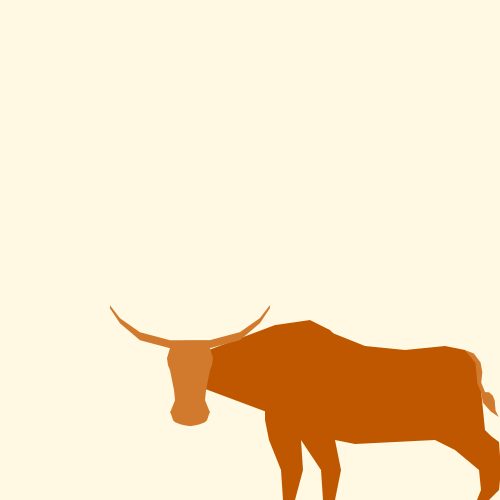
Frame 1 (no input)
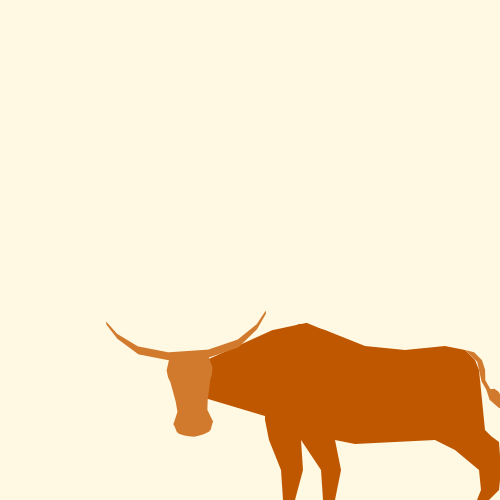
Frame 60 (the mouse pressed at the canvas centre just before this capture)
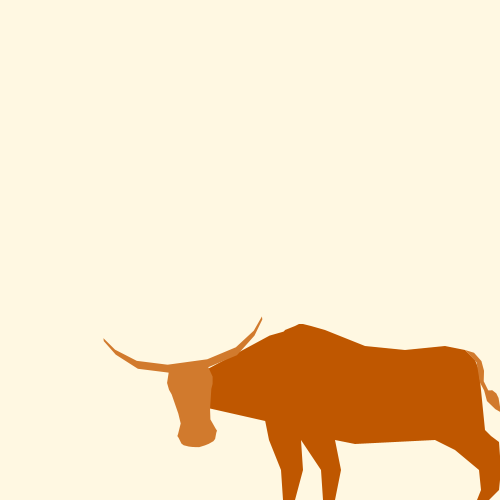
Frame 120 (the mouse held since frame 60 and released just before this capture)

The Processing sketch that drew these frames (run headless with seeded random() and noise(); from frame 60 on, the mouse is pressed at the canvas centre):

// Processing sketch: bevo
// ── bevo.pde
PShape bevo, head, neck, body, tail;

float neckangle, neckangleChange, tailangle, tailangleChange;

void setup()
{
  //Parent shape Bevo
  bevo = createShape(GROUP);
  
  //Head subshape
  head = createShape();
  head.beginShape();
  head.fill(209,122,45);
  head.noStroke();
  head.vertex(60,50);
  head.vertex(30,42);
  head.vertex(10,28);
  head.vertex(0,15);
  head.vertex(0,18);
  head.vertex(10,33);
  head.vertex(30,50);
  head.vertex(60,58);
  //bottom of left horn end
  head.vertex(57,68);
  head.vertex(58,75);
  head.vertex(60,80);
  //bottom of left upper head
  head.vertex(62,90);
  head.vertex(64,100);
  head.vertex(65,110);
  //bottom of left snout
  head.vertex(63,115);
  head.vertex(61,120);
  head.vertex(60,122);
  head.vertex(61,124);
  head.vertex(63,130);
  head.vertex(65,132);
  head.vertex(70,134);
  head.vertex(74,135);
  head.vertex(80,136);
  //bottom of nose
  head.vertex(86,135);
  head.vertex(90,134);
  head.vertex(95,132);
  head.vertex(97,130);
  head.vertex(99,124);
  head.vertex(100,122);
  head.vertex(99,120);
  head.vertex(97,115);
  //beginning right snout
  head.vertex(95,110);
  head.vertex(96,100);
  head.vertex(98,90);
  //beginning of right upper head
  head.vertex(100,80);
  head.vertex(102,75);
  head.vertex(103,68);
  //beginning right horn
  head.vertex(100,58);
  head.vertex(130,50);
  head.vertex(150,33);
  head.vertex(160,18);
  head.vertex(160,15);
  head.vertex(150,28);
  head.vertex(130,42);
  head.vertex(100,50);
  head.endShape(CLOSE);

  //Neck subshape
  neck = createShape();
  neck.beginShape();
  neck.fill(191,87,0);
  neck.noStroke();
  neck.vertex(0,0); //focal point for rotation
  neck.vertex(-10,-30);
  neck.vertex(-20,-40);
  neck.vertex(-40,-50);
  neck.vertex(-75,-45);
  neck.vertex(-155,-15);
  //end of top right corner of neck
  neck.vertex(-155,15);
  //cut-off or drop at head junction
  neck.vertex(-75,45);
  neck.vertex(-40,50);
  neck.vertex(-20,40);
  neck.vertex(-10,30);
  neck.endShape(CLOSE);
  
  //Body
  body = createShape();
  body.beginShape();
  body.fill(191,87,0);
  body.noStroke();
  body.vertex(60,54);
  body.vertex(70,40);
  body.vertex(75,38);
  body.vertex(77,37);
  body.vertex(79,37);
  body.vertex(83,38);
  body.vertex(90,40);
  body.vertex(110,48);
  body.vertex(130,50);
  body.vertex(150,48);
  body.vertex(160,50);
  body.vertex(165,55);
  body.vertex(167,60);
  body.vertex(170,90);
  body.vertex(173,93);
  body.vertex(177,96);
  body.vertex(178,110);
  body.vertex(177,120);
  body.vertex(172,125);
  body.vertex(166,125);
  body.vertex(168,120);
  body.vertex(167,110);
  body.vertex(155,100);
  body.vertex(145,95);
  body.vertex(105,97);
  body.vertex(95,95);
  body.vertex(98,110);
  body.vertex(95,125);
  body.vertex(89,125);
  body.vertex(88,110);
  body.vertex(78,95);
  body.vertex(79,110);
  body.vertex(75,125);
  body.vertex(69,125);
  body.vertex(68,110);
  body.vertex(62,95);
  body.vertex(60,85);
  body.endShape(CLOSE);
  
  //Tail
  tail = createShape();
  tail.beginShape();
  tail.fill(209,122,45);
  tail.noStroke();
  tail.vertex(8,5);
  tail.vertex(13,15);
  tail.vertex(13,25);
  tail.vertex(10,35);
  tail.vertex(12,45);
  tail.vertex(16,46);
  tail.vertex(19,50);
  tail.vertex(20,55);
  tail.vertex(19,65);
  tail.vertex(21,72);
  tail.vertex(14,65);
  tail.vertex(8,55);
  tail.vertex(8,44);
  tail.vertex(6,35);
  tail.vertex(8,15);
  tail.vertex(0,0);
  tail.endShape(CLOSE);

  //Canvas
  size(500,500);
  bevo.addChild(head);
  bevo.addChild(neck);
  bevo.addChild(body);
  bevo.addChild(tail);

  neckangle = 0;
  tailangle = 0;
  neckangleChange = 0.065;
  tailangleChange = 0.5;
}

void draw()
{
  neckangle -= neckangleChange;
  if (neckangle < -25 || neckangle > 0)
  {
    neckangleChange = -neckangleChange;
  }
  tailangle -= tailangleChange;
  if (tailangle < -10 || tailangle > 0)
  {
    tailangleChange = -tailangleChange;
  }
  background(255,248,226);
  pushMatrix();
  translate(145,250);
  scale(2,2);
  shape(bevo.getChild(2));
  popMatrix();
  //shape(bevo);
  pushMatrix();
  //scale(.75,.75);
  translate(350,370);
  rotate(radians(neckangle));
  shape(bevo.getChild(1));
  pushMatrix();
  translate(-240,-80);
  shape(bevo.getChild(0));
  popMatrix();
  popMatrix();
  pushMatrix();
  translate(465,350);
  rotate(radians(-10));
  rotate(radians(tailangle));
  shape(bevo.getChild(3));
  popMatrix();
}
